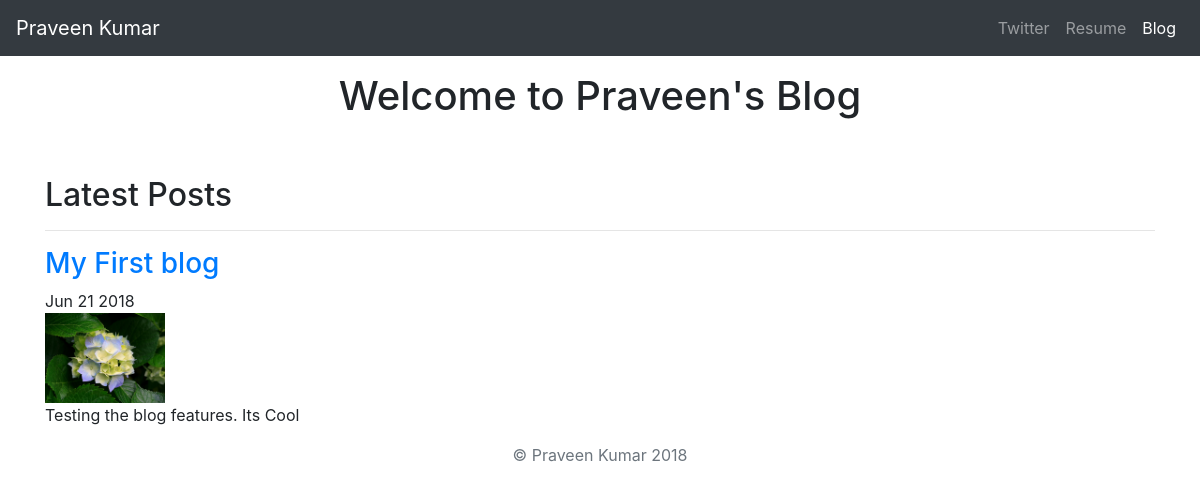
/blog/, run on an earlier commit of the app's database.
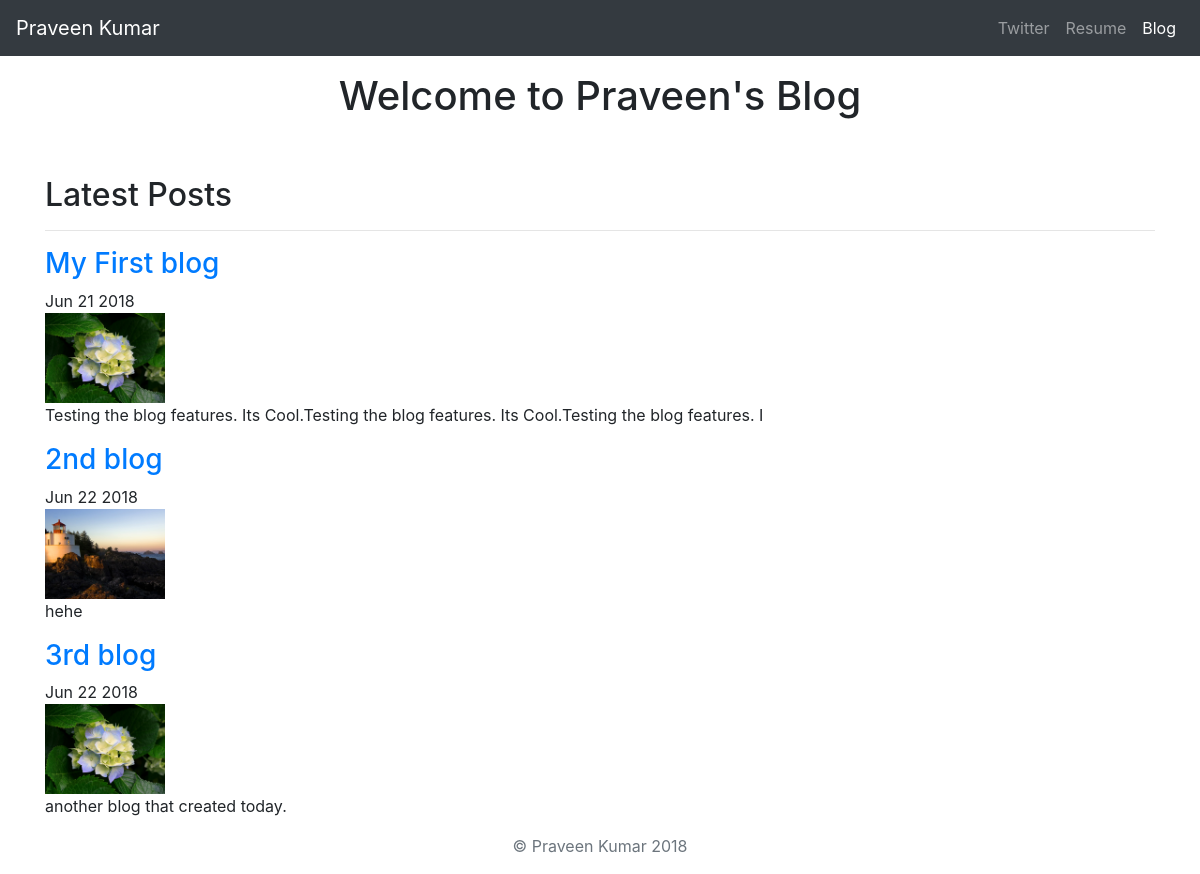
And on a later commit of the database.
### blog/models.py (models this page shows, shortened)
class blog(models.Model):
    title = models.CharField(max_length=200)
    pub_date = models.DateTimeField()
    body = models.TextField()
    image = models.ImageField(upload_to='images/')
    def summary(self):
        return self.body[:100]
    def pub_date_pretty(self):
        return self.pub_date.strftime('%b %e %Y')

### blog/views.py (the view)
# urls.py: path('',views.allblogs,name='allblogs'),
def allblogs(request):
    blogs = blog.objects
    return render(request,'blog/allblogs.html',{'blogs':blogs})

### blog/templates/blog/allblogs.html (shortened to what this page needs)
<!doctype html>
<html lang="en">
  <head>
    <link rel="stylesheet" href="https://stackpath.bootstrapcdn.com/bootstrap/4.1.1/css/bootstrap.min.css">
  </head>
  <body>
    <header>
      <nav class="navbar navbar-expand-lg navbar-dark bg-dark">
  <a class="navbar-brand" href={% url 'home' %}>Praveen Kumar</a>
  <div class="collapse navbar-collapse" id="navbarNavAltMarkup">
    <div class="navbar-nav ml-auto">
      <a class="nav-item nav-link" href="#">Twitter
      <a class="nav-item nav-link" href="#">Resume</a>
      <a class="nav-item nav-link active" href={% url 'allblogs' %}>Blog</a>
    </div>
  </div>
</nav>
    </header>
    <main role="main">
        <div class="container">
        <h1 class="text-center pt-3">Welcome to Praveen's Blog</h1>
        <br/><br/>
        <h2>Latest Posts</h2>
        <hr/>
		{% for blog in blogs.all %}
        <a href=""><h3>{{blog.title}}</h3></a>
    	{{blog.pub_date_pretty}}
    	<br/>
    	<img class="img-fluid" src={{blog.image.url}} height="120px" width="120px"/>
        <br/>
		<p>{{blog.summary}}</p>
        {% endfor %}
      </div>
    </main>
    <footer class="text-muted">
      <div class="container text-center">
        <p>
            © Praveen Kumar {% now "Y" %}
          </p>
      </div>
    </footer>
  </body>
</html>

What changed in the data, as far as the page shows it:
changed blog "My First blog": summary "Testing the blog features. Its Cool" → "Testing the blog features. Its Cool.Testing the blog features. Its Cool.Testing the blog features. I"
added blog: title "2nd blog", pub_date_pretty "Jun 22 2018", image (picture), summary "hehe"
added blog: title "3rd blog", pub_date_pretty "Jun 22 2018", image (picture), summary "another blog that created today."
